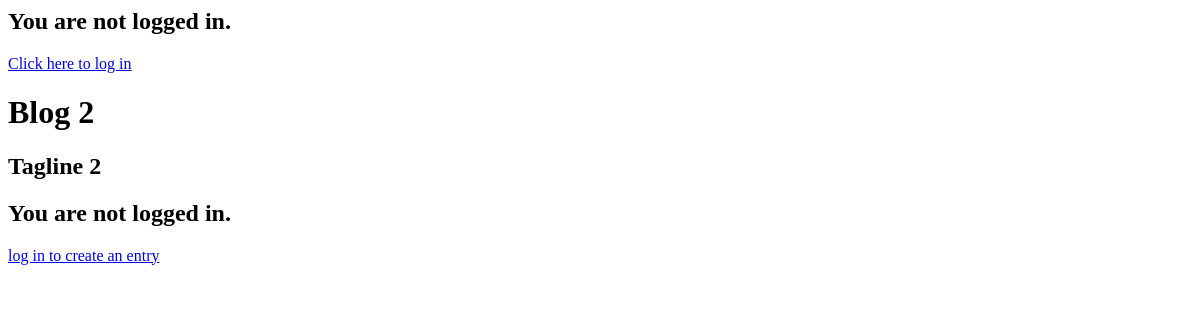
/blog/2/, run on an earlier commit of the app's database.
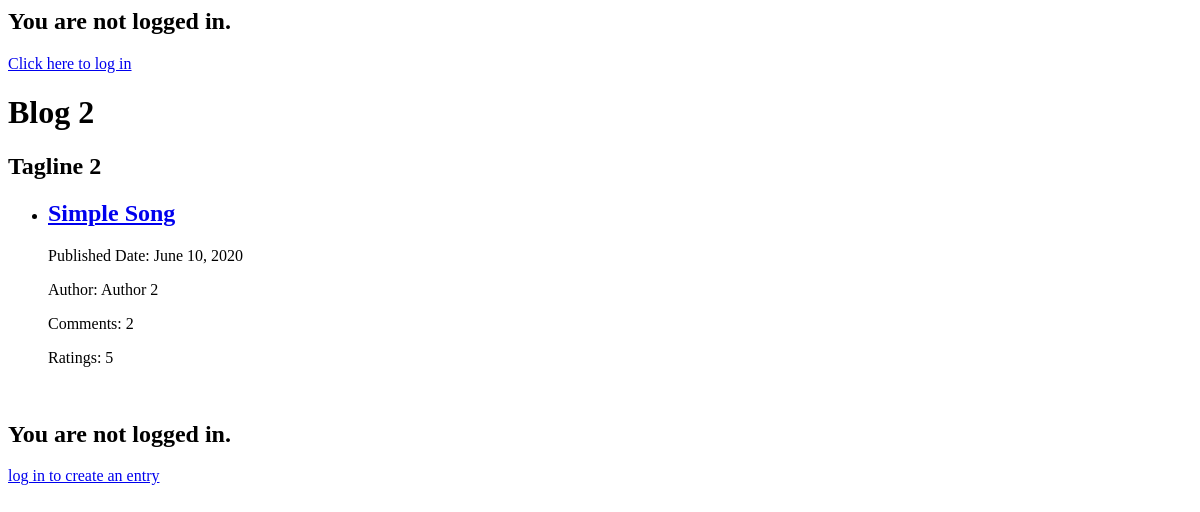
And on a later commit of the database.
### blog/models.py (models this page shows, shortened)
class Blog(models.Model):
    name = models.CharField(max_length=100)
    tagline = models.TextField()
    def __str__(self):
        return self.name

class Entry(models.Model):
    blog = models.ForeignKey(Blog, on_delete=models.CASCADE)
    headline = models.CharField(max_length=255)
    body_text = models.TextField()
    pub_date = models.DateField()
    authors = models.ManyToManyField(Author)
    number_of_comments = models.IntegerField()
    rating = models.IntegerField()

class Author(models.Model):
    name = models.CharField(max_length=200)
    email = models.EmailField()
    def __str__(self):
        return self.name

### blog/views.py (the view)
# urls.py: path('<int:pk>/', views.BlogView.as_view(), name = 'blog'),
class BlogView(generic.DetailView):
    model = Blog
    template_name = 'blog/blog.html'

### blog/templates/blog/blog.html
{% if user.is_authenticated %}
    <h2>You name is: {{ user.username }}</h2>
{% else %}
    <h2>You are not logged in.</h2>
    <a href="../accounts/login"><p>Click here to log in</p></a>
{% endif %}
<h1>{{ blog.name }}</h1>
<h2>{{ blog.tagline  }}</h2>
{% if blog.entry_set %}
    <ul>
    {% for entry in blog.entry_set.all %}
        <li>
            <a href="/blog/entry/{{ entry.id }}/"><h2>{{ entry.headline }}</h2></a>
            <p>Published Date: {{entry.pub_date}}</p>
            <p>Author:
                {% for authors in entry.authors.all %}
                    {{authors}}
                {% endfor %}</p>
            <p>Comments: {{entry.number_of_comments}}</p>
            <p>Ratings: {{entry.rating}}</p>
            <br>
        </li>
    {% endfor %}
    </ul>
{% else %}
    <p>No entries are available.</p>
{% endif %}
{% if user.is_authenticated %}
    <a href="accounts/login"><p>Create an entry</p></a>
{% else %}
    <h2>You are not logged in.</h2>
    <a href="accounts/login"><p>log in to create an entry</p></a>
{% endif %}

What changed in the data, as far as the page shows it:
added Entry: headline "Simple Song", pub_date "June 10, 2020", number_of_comments "2", rating "5"
added Author: name "Author 2"
